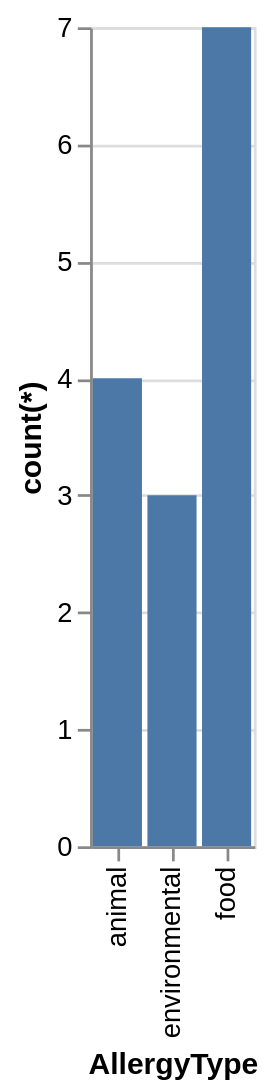

This figure's Vega-Lite source:
### Vega-Lite specification from a JSON file in a GitHub repository (floating-point values rounded to 4 significant figures)
{"data": {"values": [{"x_data": "animal", "y_data": 4}, {"x_data": "environmental", "y_data": 3}, {"x_data": "food", "y_data": 7}]}, "mark": "bar", "encoding": {"x": {"field": "x_data", "type": "nominal", "title": "AllergyType", "sort": "ascending"}, "y": {"field": "y_data", "type": "quantitative", "title": "count(*)"}}}
